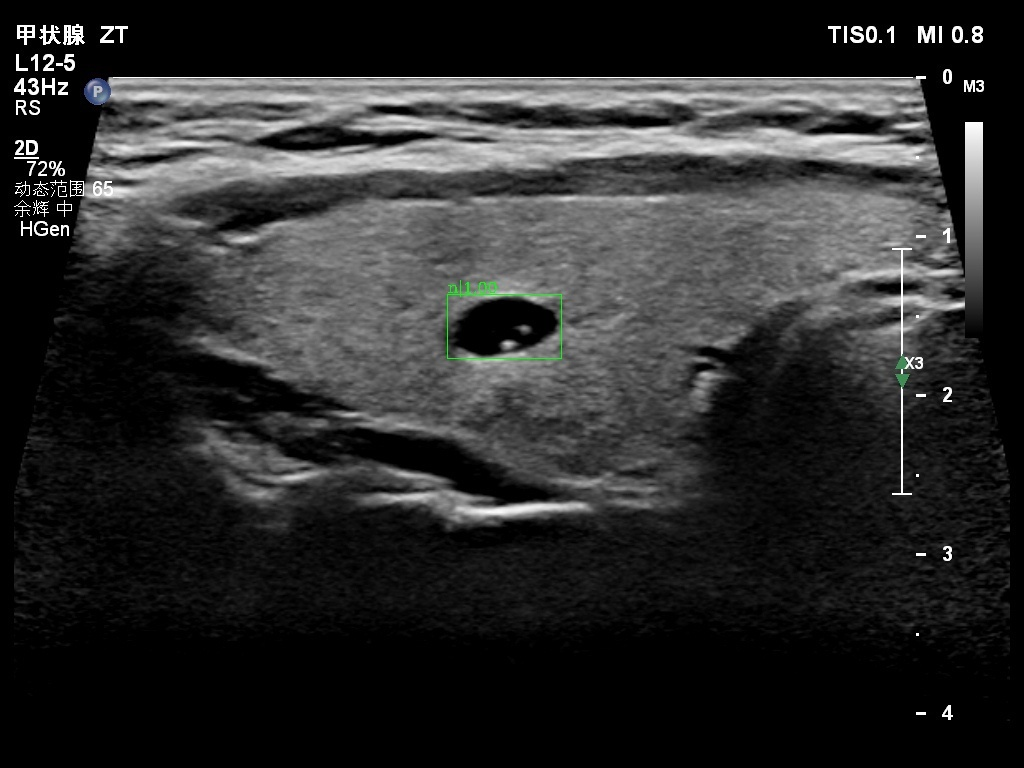
#> input picture code/mmdetection/logs/faster_rcnn_r50_fpn_1x_chenzhou/tests/A1B1C1D1E1_13804180920180801THY100520180801092118768V.jpg, 1024 x 768 px, found by its file name; its folder holds 4 pictures in this run
$ jupyter execute --allow-errors process_DataAndMaskToCOCOPublic.ipynb
#> lines starting #> are read from the running program, lines starting #| are printed output that depends on the picture; after the words box and inside, x2 and y2 are one past the last pixel; in counts of white or black regions, pixels touching at a corner belong together; pictures that were not available may be replaced by others from this repository, and a replacement may not be noted
[cell 1]
"""
从Mask文件中输出Box/Mask信息，生成COCO json文件
输出：COCO json
"""

import os
import json
from PIL import Image
import numpy as np
from skimage import measure
from shapely.geometry import Polygon, MultiPolygon
import cv2
import tqdm

dataset = {'categories':[],'images':[],'annotations':[]}
dataset['categories'].append({'id': 1, 'name': 'nodule', 'supercategory': 'mark'})
dataset['categories'].append({'id': 0, 'name': 'outlier', 'supercategory': 'mark'})

# Label ids of TN-SCUI2020 Dataset
nodule_id = 1
outlier_id = 0
category_ids = {
    '(255, 255, 255)': nodule_id,
    '(1, 1, 1)': nodule_id,
    '(0, 0, 0)': outlier_id
}

[cell 2]
def create_sub_masks(mask_image, width, height):
    # Initialize a dictionary of sub-masks indexed by RGB colors
    sub_masks = {}
    for x in range(width):
        for y in range(height):
            # Get the RGB values of the pixel
            pixel = mask_image.getpixel((x, y))[:3]
            newpixel = ((pixel[0] > 128) * 255, (pixel[1] > 128) * 255, (pixel[2] > 128) * 255)

            # If the pixel is not black...
            if newpixel != (0, 0, 0):
                # Check to see if we've created a sub-mask...
                pixel_str = str(newpixel)
                sub_mask = sub_masks.get(pixel_str)
                if sub_mask is None:
                   # Create a sub-mask (one bit per pixel) and add to the dictionary
                    # Note: we add 1 pixel of padding in each direction
                    # because the contours module doesn't handle cases
                    # where pixels bleed to the edge of the image
                    sub_masks[pixel_str] = Image.new('1', (width, height))

                # Set the pixel value to 1 (default is 0), accounting for padding
#                 sub_masks[pixel_str].putpixel((x+1, y+1), 1)
                sub_masks[pixel_str].putpixel((x, y),1)

    return sub_masks

[cell 3]
def create_sub_mask_annotation(sub_mask):
    # Find contours (boundary lines) around each sub-mask
    # Note: there could be multiple contours if the object
    # is partially occluded. (E.g. an elephant behind a tree)
    contours = measure.find_contours(sub_mask, 0.5, positive_orientation='low')

    polygons = []
    j = 0
    for contour in contours:
        # Flip from (row, col) representation to (x, y)
        # and subtract the padding pixel
        for i in range(len(contour)):
            row, col = contour[i]
            contour[i] = (col - 1, row - 1)

        # Make a polygon and simplify it
        poly = Polygon(contour)
        poly = poly.simplify(1.0, preserve_topology=False)

        if(poly.is_empty):
            # Go to next iteration, dont save empty values in list
            continue

        polygons.append(poly)

    return polygons

[cell 4]
def absolute_file_paths(image_path, mask_path, keyword):
    mask_images = []

# [11 lines of commented-out code are left out]

    for root, dirs, files in os.walk(os.path.abspath(image_path)):
        for file in files:
            if '.jpg' in file:
#                 if file.startswith(keyword):
#                 if '-' not in file:
                    mask_images.append(os.path.join(mask_path, file))
    return mask_images

[cell 5]
def create_image_annotation(file_name, width, height, image_id):
    images = {
        'file_name': file_name,
        'height': height,
        'width': width,
        'id': image_id
    }
    return images

[cell 6]
# Get 'images' and 'annotations' info
def images_annotations_info(image_path, mask_path, keyword, folder_id):
    # This id will be automatically increased as we go
    annotation_id = 1

    annotations = []
    images = []

    # Get absolute paths of all files in a directory
    mask_images = absolute_file_paths(image_path, mask_path, keyword)

    length = len(mask_images)

    for image_id, mask_image in enumerate(mask_images, folder_id):
        file_name = image_path + '/' + os.path.basename(mask_image).split('.')[0] + ".jpg"
        if image_id % 100 is 0:
            print(str(image_id) + '/' + str(length))

#         file_name = '/root/workspace/Thyroid_Solid_Nodule/data/preprocess/chenzhou/mask' + os.path.basename(mask_image).split('.')[0] + ".jpg"
#         mask_image_open = cv2.imread(mask_image)
#         mask_image_open = (mask_image_open > 128) * 255
        # image shape
        mask_image_open = Image.open(mask_image)
        w, h = mask_image_open.size

        # 'images' info
        image = create_image_annotation(os.path.basename(mask_image).split('.')[0] + ".jpg", w, h, image_id)
        images.append(image)

        sub_masks = create_sub_masks(mask_image_open.convert('RGBA'), w, h)
        for color, sub_mask in sub_masks.items():
            category_id = category_ids[color]

            # 'annotations' info
            sub_mask =  np.array(sub_mask)
            polygons = create_sub_mask_annotation(sub_mask)

            for i in range(len(polygons)):
                min_x, min_y, max_x, max_y = polygons[i].bounds
                width = max_x - min_x
                height = max_y - min_y
                bbox = (int(min_x), int(min_y), int(width), int(height))
                area = polygons[i].area
                segmentation = []
                try:
                    segmentation = np.array(polygons[i].exterior.coords).ravel().tolist()
                except:
                    print(str(image_id) + '/' + str(length) + ':ERROR#' + os.path.basename(mask_image).split('.')[0])
                annotation = {
                    'segmentation': [list(int(_) for _ in segmentation)],
                    'area': int(area),
                    'iscrowd': int(0),
                    'image_id': int(image_id),
                    'bbox': bbox,
                    'category_id': int(category_id),
                    'id': int(annotation_id)
                }
                annotations.append(annotation)
                annotation_id += 1

    return images, annotations

[cell 7]
# 生成A1A2A3A4json文件
#     for keyword in ['train', 'val']:
ORIGIN_PATH = '/root/workspace/Thyroid_Solid_Nodule/data/preprocess/public_aug'
MASK_PATH = ORIGIN_PATH + '/mask'
# for keyword in ['val', 'test', 'train']:
# for folder_id, keyword in enumerate(['A1', 'A2', 'A3', 'A4'], 0):
#> (the rest of this cell did not finish here and is left out)

#> in images_annotations_info, mask_image_open is the input picture: PIL image 1024x768 RGB; mean R, G, B 43.5, 43.7, 43.5
#> after the loop in create_sub_masks, `for x in range(width):`: sub_masks = 7 items
#> the loop in images_annotations_info, `for color, sub_mask in sub_masks.items():` made 2 passes
#> (color, category_id, contours in create_sub_mask_annotation, j in create_sub_mask_annotation) on pass 1: ('(255, 255, 255)', 1, 521 point arrays, longest 6531 points, 0)
#> color on pass 2: '(0, 0, 255)'
#> pass 1, in images_annotations_info, `sub_mask =  np.array(sub_mask)`:
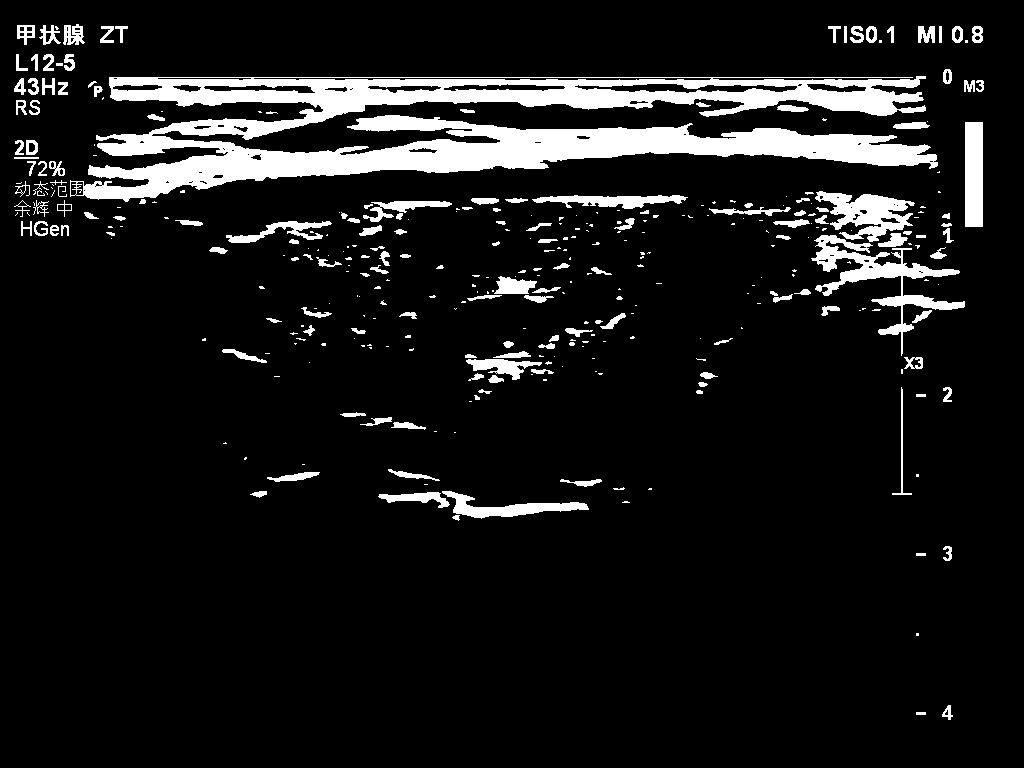
#> sub_mask: shape (768, 1024) bool; 9.5% white; 353 white regions (188 under 20 px), largest, box (x1, y1, x2, y2) and area: (70, 76, 938, 202) 47089, (811, 235, 965, 356) 3911, (815, 191, 915, 242) 2525
#> after the loop in images_annotations_info, `for color, sub_mask in sub_masks.items():`: annotation_id = 344; annotations = 343 items
    with open(ORIGIN_PATH + '/annotations/' + '{}'.format(keyword) + '.json', 'w') as outfile:
        json.dump(dataset, outfile)
    print(str(keyword) + ': END')

[cell 8]
# 合并A1A2A3A4json文件

#     for keyword in ['train', 'val']:
ORIGIN_PATH = '/root/workspace/Thyroid_Solid_Nodule/data/preprocess/public_aug'
MASK_PATH = ORIGIN_PATH + '/mask'
total_dataset = {'categories':[],'images':[],'annotations':[]}
total_dataset['categories'].append({'id': 1, 'name': 'nodule', 'supercategory': 'mark'})
total_dataset['categories'].append({'id': 0, 'name': 'outlier', 'supercategory': 'mark'})
# for keyword in ['A1', 'A2', 'A3', 'A4']:
#> (the rest of this cell did not finish here and is left out)

#> (a cell that did not finish here is left out)

#> call 2 of images_annotations_info, with keyword = 'tests', folder_id = 0
#> the loop in absolute_file_paths (call 2), `for file in files:` made 4 passes
#> file on pass 1: 'A1B1C1D2E1_48THY1820180723105605185.jpg'
#> in images_annotations_info (call 2), `mask_images = absolute_file_paths(image_path, mask_path, keyword)`: mask_images = 4 items
#> in images_annotations_info (call 2), `length = len(mask_images)`: length = 4
#| 0/4
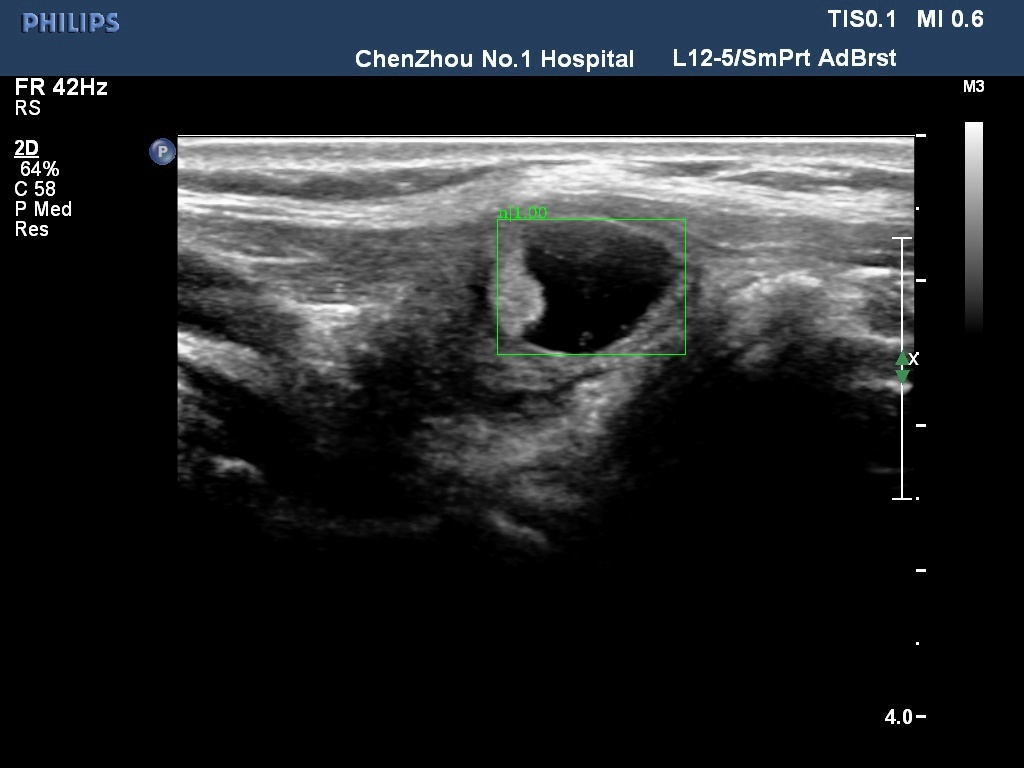
#> input picture code/mmdetection/logs/faster_rcnn_r50_fpn_1x_chenzhou/tests/A1B1C1D2E1_48THY1820180723105605185.jpg, 1024 x 768 px, found by its file name
#> in images_annotations_info, mask_image_open is the input picture: PIL image 1024x768 RGB; mean R, G, B 35, 37.6, 40.2
#> the loop in images_annotations_info, `for color, sub_mask in sub_masks.items():` made 2 passes
#> (color, category_id, contours in create_sub_mask_annotation, j in create_sub_mask_annotation) on pass 1: ('(255, 255, 255)', 1, 333 point arrays, longest 3491 points, 0)
#> pass 1, in images_annotations_info (call 2), `sub_mask =  np.array(sub_mask)`:
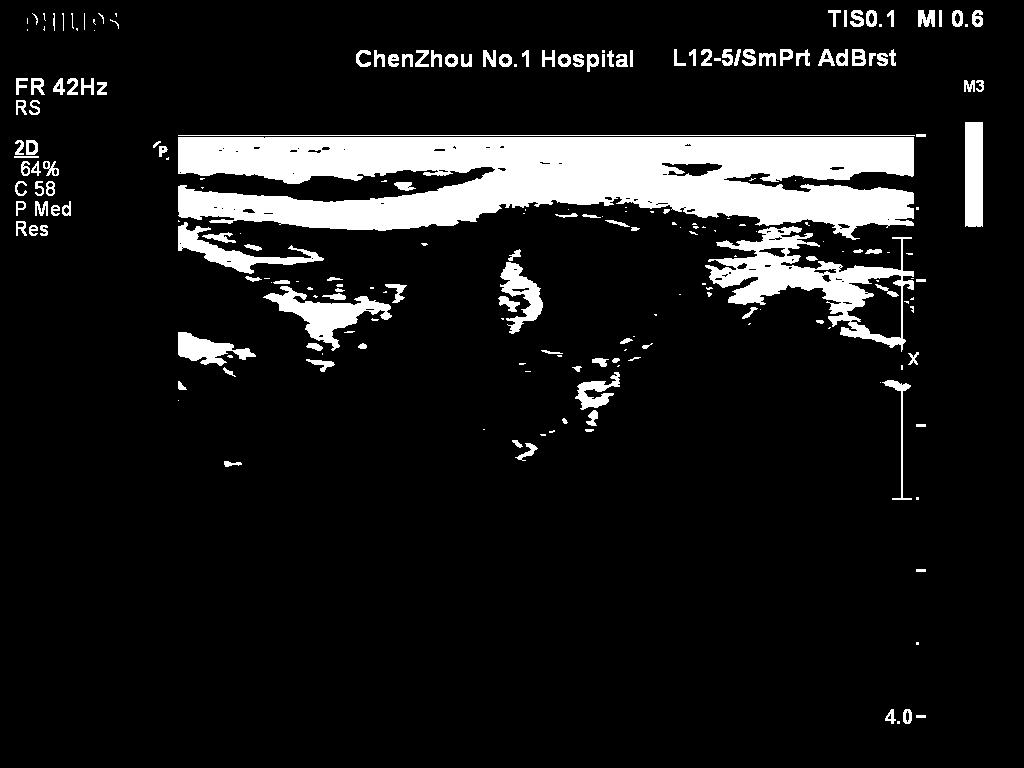
#> sub_mask: shape (768, 1024) bool; 10.3% white; 223 white regions (90 under 20 px), largest, box (x1, y1, x2, y2) and area: (178, 137, 914, 240) 51570, (705, 226, 914, 352) 7900, (263, 286, 392, 351) 2726
#> after the loop in images_annotations_info, `for color, sub_mask in sub_masks.items():`: annotation_id = 267; annotations = 266 items
